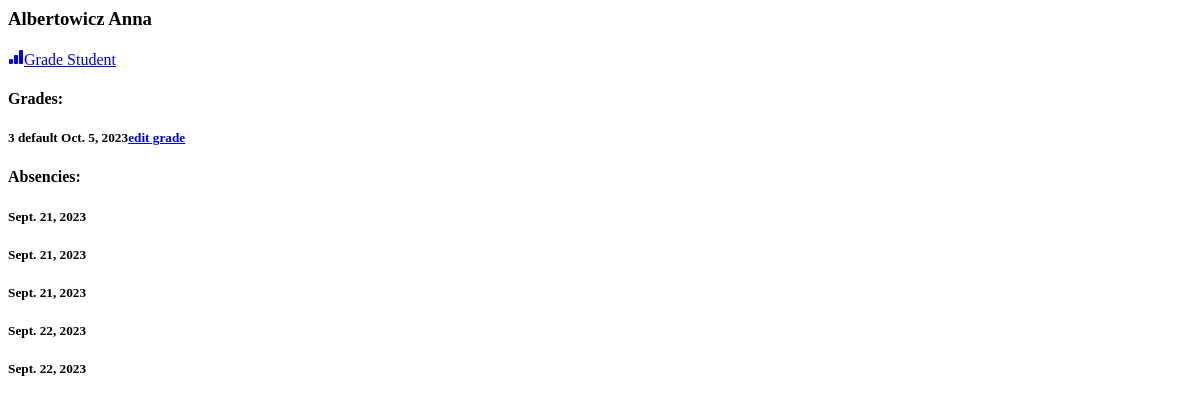
The page /groups/2A/1/ on the database as committed earlier.
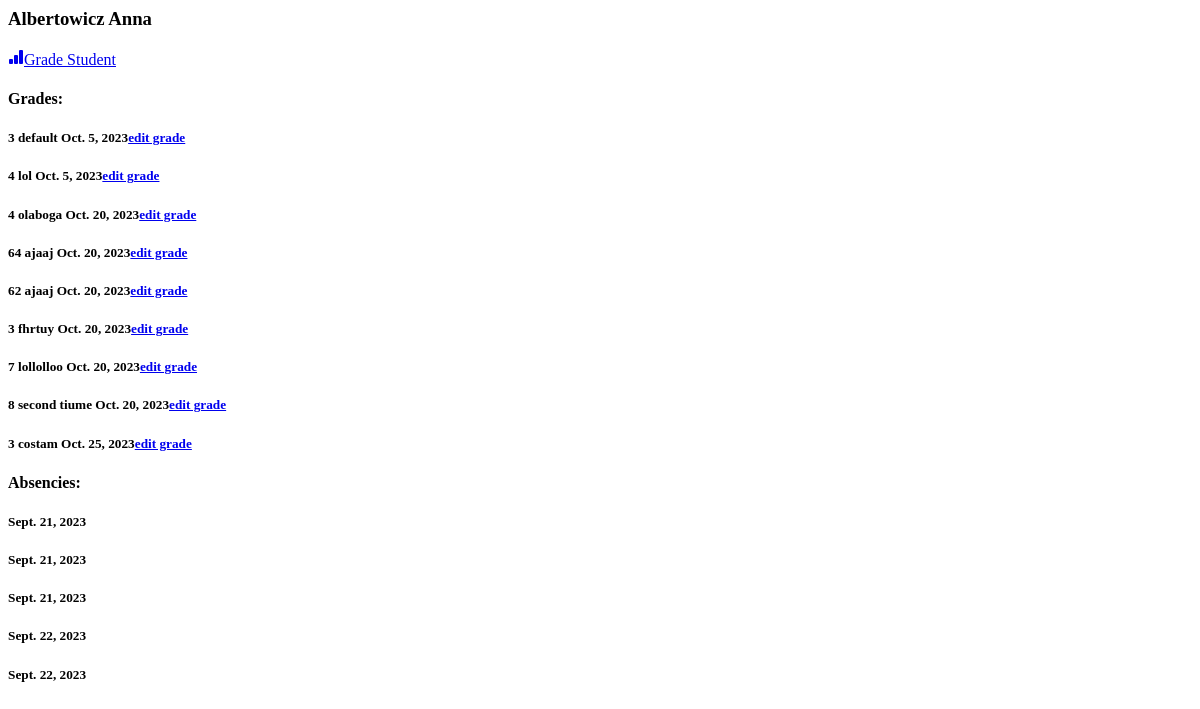
The same page on the database as committed later.
### groups/models.py (models this page shows, shortened)
class SingleGrade(ms.Model):
    student = ms.ForeignKey(Student, on_delete=ms.CASCADE, help_text="no help text")
    grade = ms.PositiveSmallIntegerField()
    description = ms.CharField(max_length=100)
    date = ms.DateField(default=timezone.now)

class Lesson(ms.Model):
    date = ms.DateField(default=timezone.now)
    subject = ms.CharField(max_length=50, help_text="The subject of the lesson.")
    group = ms.ForeignKey(Group, on_delete=ms.CASCADE, help_text="The group that participated in the lesson.")
    students_present = ms.ManyToManyField(Student, blank=True, related_name='lessons_present')
    students_absent = ms.ManyToManyField(Student, blank=True, related_name='lessons_absent')

### groups/views.py (the view)
# urls.py: path('<str:lvl>/<int:pk>/', views.student_info, name='student_info'),
def student_info(request, lvl, pk):
    group = get_object_or_404(Group, level=lvl)
    student = get_object_or_404(Student, pk=pk)
    lessons_absent = student.lessons_absent.all()
    grades = SingleGrade.objects.filter(student=student).order_by('date')
    return render(request, 'groups/student_info.html', {'student':student, 'lessons_absent':lessons_absent, 'group':group, 'grades':grades})

### groups/models.py (called while the page is built)
    def __str__(self):
        return f"{self.surname} {self.name}"

### templates/groups/student_info.html (shortened to what this page needs)
{% block content %}
<h3>{{student}}</h3>
<a href="{% url 'single_grade' lvl=group.level pk=student.pk %}">
		    {% include './icons/bar-chart-fill.svg' %}Grade Student</a>
<h4>Grades:</h4>
{% for grade in grades %}
<h5>{{grade.grade}} {{grade.description}} {{grade.date}}<a href="{% url 'edit_grade' lvl=group.level pk=student.pk pk2=grade.pk %}">edit grade</a></h5></h5>
{% endfor %}
<h4>Absencies:</h4>
{% for lesson in lessons_absent %}
<h5>{{lesson.date}}</h5>
{% endfor %}
{% endblock %}

Rows that differ between the two databases and show on the page:
added SingleGrade: grade "4", description "lol", date "Oct. 5, 2023"
added SingleGrade: grade "4", description "olaboga", date "Oct. 20, 2023"
added SingleGrade: grade "64", description "ajaaj", date "Oct. 20, 2023"
added SingleGrade: grade "62", description "ajaaj", date "Oct. 20, 2023"
added SingleGrade: grade "3", description "fhrtuy", date "Oct. 20, 2023"
added SingleGrade: grade "7", description "lollolloo", date "Oct. 20, 2023"
added SingleGrade: grade "8", description "second tiume", date "Oct. 20, 2023"
added SingleGrade: grade "3", description "costam", date "Oct. 25, 2023"
